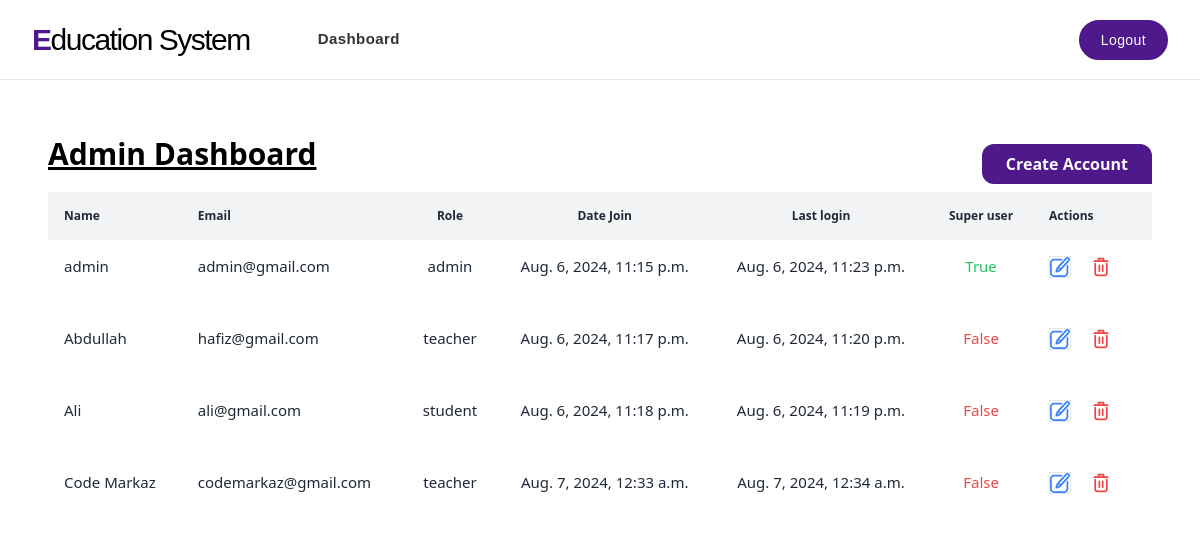
The page /custom_admin/ (signed in) on the database as committed earlier.
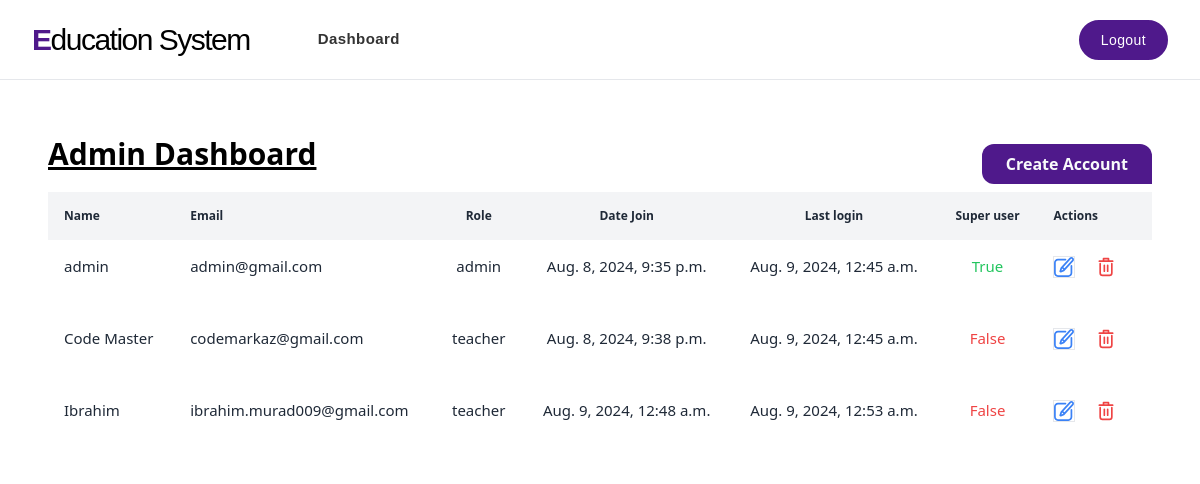
The same page on the database as committed later.
### user_accounts/models.py (models this page shows, shortened)
class CustomUser(AbstractUser):
    username                 = None
    name                     = models.CharField(max_length=255)
    email                    = models.EmailField(max_length=255, unique=True)
    ROLE_CHOICES = [
        ('admin', 'Admin'),
        ('teacher', 'Teacher'),
        ('student', 'Student')
    ]
    role                     = models.CharField(max_length=10, choices=ROLE_CHOICES)
    class_id                 = models.ForeignKey(
        'teacher.Class',  # Using a string reference to avoid import issues
        null=True,
        blank=True,
        on_delete=models.SET_NULL
    )
    USERNAME_FIELD = 'email'
    REQUIRED_FIELDS = ['name']
    objects = MyAccountManager()

### admin_dashboard/views.py (the view)
# urls.py: path("", dashboard, name='custom_admin'),
@user_passes_test(lambda u: u.is_superuser)
def dashboard(request):
    users = CustomUser.objects.all()
    context = {'users': users}
    return render(request, "admin_dashboad/dashboard.html", context)

### admin_dashboard/templates/admin_dashboad/dashboard.html (shortened to what the changed rows need)
x{% extends "base.html" %}
{% block content %}
<main>
    <div class="p-12 pt-28">
        <div class="flex justify-between">
            <h1 class="text-3xl underline font-semibold mb-4">Admin Dashboard</h1>
        </div>
        <div class="font-sans overflow-x-auto">
            {% if users %}
            <table class="min-w-full bg-white">
                <thead class="bg-gray-100 whitespace-nowrap">
                    <tr>
                        <th class="p-4 text-left text-xs font-semibold text-gray-800">
                            Name
                        </th>
                        <th class="p-4 text-left text-xs font-semibold text-gray-800">
                            Email
                        </th>
                        <th class="p-4 text-left text-xs font-semibold text-gray-800 text-center">
                            Role
                        </th>
                        <th class="p-4 text-left text-xs font-semibold text-gray-800 text-center">
                            Date Join
                        </th>
                        <th class="p-4 text-left text-xs font-semibold text-gray-800 text-center">
                            Last login
                        </th>
                        <th class="p-4 text-left text-xs font-semibold text-gray-800 text-center">
                            Super user
                        </th>
                        <th class="p-4 text-left text-xs font-semibold text-gray-800">
                            Actions
                        </th>
                    </tr>
                </thead>
                <tbody class="whitespace-nowrap">
                    {% for user in users %}
                    <tr class="hover:bg-gray-50">
                        <td class="p-4 text-[15px] text-gray-800  ">
                            <p class="mb-5">{{user.name}}</p>
                        </td>
                        <td class="p-4 text-[15px] text-gray-800  ">
                            <p class="mb-5">{{user.email}}</p>
                        </td>
                        <td class="p-4 text-[15px] text-gray-800  ">
                            <div class="flex items-center justify-center gap-2">
                                <p class="mb-5">{% if user.is_superuser %} admin {% else %}{{user.role}} {% endif %}</p>
                            </div>
                        </td>
                        <td class="p-4 text-[15px] text-gray-800  ">
                            <div class="flex items-center justify-center gap-2">
                                <p class="mb-5">{{user.date_joined}}</p>
                            </div>
                        </td>
                        <td class="p-4 text-[15px] text-gray-800 text-center ">
                            <div class="flex items-center justify-center gap-2">
                                <p class="mb-5">{{user.last_login}}</p>
                            </div>
                        </td>
                        <td class="p-4 text-[15px] text-gray-800 text-center ">
                            <div
                                class="flex items-center justify-center gap-2 {% if user.is_superuser %} text-green-500 {% else %} text-red-500 {% endif %}">
                                <p class="mb-5">
                                    {% if user.is_superuser %}
                                    True
                                    {% else %}
                                    False
                                    {% endif %}
                                </p>
                            </div>
                        </td>
                        <td class="pb-4 px-4">
                            <a href="{% url 'update_user' id=user.id %}">
                                <button class="mr-4 border" title="Edit">
                                </button>
                            </a>
                            <a href="{% url 'delete_user' id=user.id %}">
                                <button class="mr-4" title="Delete">
                                </button>
                            </a>
                        </td>
                    </tr>
                    {% endfor %}
                </tbody>
                {% else %}
                <p>No user found. Lets add products and begins the magic✨</p>
            </table>
            {% endif %}
        </div>
    </div>
</main>
{% endblock %}

Rows that differ between the two databases and show on the page:
removed CustomUser: name "Abdullah", email "hafiz@gmail.com", role "teacher", date_joined "Aug. 6, 2024, 11:17 p.m.", last_login "Aug. 6, 2024, 11:20 p.m.", is_superuser "False"
removed CustomUser: name "Ali", email "ali@gmail.com", role "student", date_joined "Aug. 6, 2024, 11:18 p.m.", last_login "Aug. 6, 2024, 11:19 p.m.", is_superuser "False"
removed CustomUser: name "Code Markaz", email "codemarkaz@gmail.com", role "teacher", date_joined "Aug. 7, 2024, 12:33 a.m.", last_login "Aug. 7, 2024, 12:34 a.m.", is_superuser "False"
changed CustomUser "admin": date_joined "Aug. 6, 2024, 11:15 p.m." → "Aug. 8, 2024, 9:35 p.m."; last_login "Aug. 6, 2024, 11:23 p.m." → "Aug. 9, 2024, 12:45 a.m."
added CustomUser: name "Code Master", email "codemarkaz@gmail.com", role "teacher", date_joined "Aug. 8, 2024, 9:38 p.m.", last_login "Aug. 9, 2024, 12:45 a.m.", is_superuser "False"
added CustomUser: name "Ibrahim", email "ibrahim.murad009@gmail.com", role "teacher", date_joined "Aug. 9, 2024, 12:48 a.m.", last_login "Aug. 9, 2024, 12:53 a.m.", is_superuser "False"
